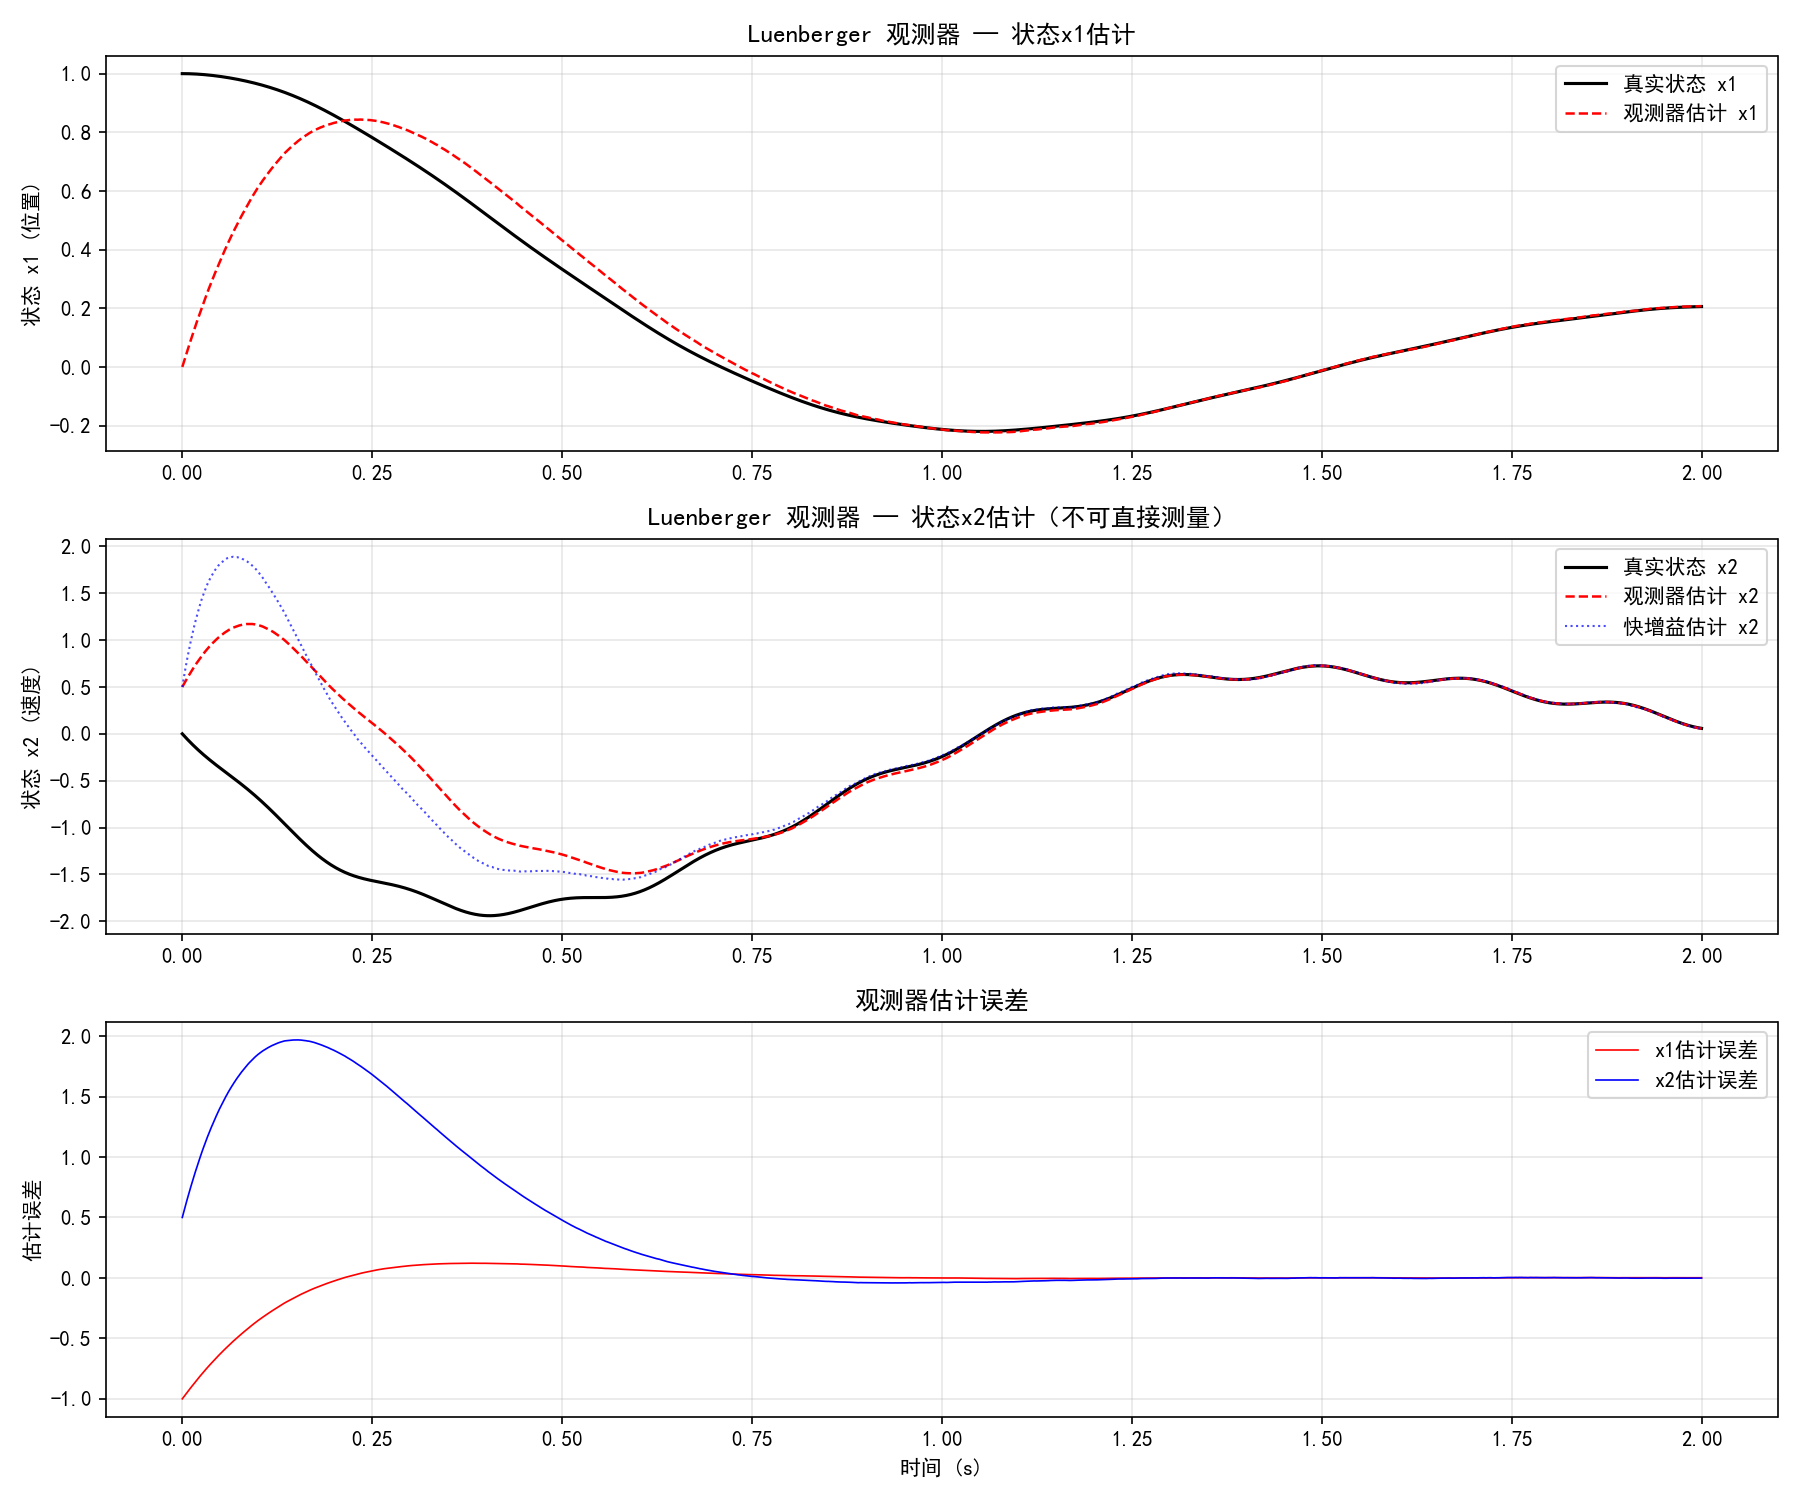

Write the Python code that produced this figure.
# -*- coding: utf-8 -*-
"""
Luenberger观测器设计仿真
=======================
使用Luenberger观测器估计线性系统的内部状态
应用场景: 电机系统中估计不可直接测量的状态(如电流导数)
"""
import numpy as np
import matplotlib
matplotlib.use('Agg')
import matplotlib.pyplot as plt
import os

plt.rcParams['font.sans-serif'] = ['SimHei', 'Microsoft YaHei', 'DejaVu Sans']
plt.rcParams['axes.unicode_minus'] = False


def design_observer(A, B, C, poles_desired):
    """
    设计Luenberger观测器增益L

    Parameters
    ----------
    A, B, C : np.ndarray
        系统状态空间矩阵
    poles_desired : np.ndarray
        期望观测器极点

    Returns
    -------
    L : np.ndarray
        观测器增益向量
    A_obs : np.ndarray
        观测器闭环矩阵 (A - L*C)
    """
    # Ackermann公式: 通过匹配特征多项式求解L
    # 对于2阶系统: 设 L = [l1, l2]^T
    # (A - L*C)的特征多项式 = s^2 + (a11+a22+l1*C11) s + ...
    # 简化求解: 直接用期望极点构造特征多项式系数
    n = A.shape[0]
    # 期望特征多项式系数
    poly_coeffs = np.poly(poles_desired)  # [1, -(p1+p2), p1*p2] for 2nd order

    # 使用place (pole placement) 求解 L
    # 对于可观系统，L = acker(A^T, C^T, poles)^T
    from numpy.linalg import matrix_power
    # Ackermann公式 for observer: L = (W_o)^{-1} * (desired_poly - actual_poly)
    # 简化: 直接构造可观性矩阵求解
    W = C.copy()
    CA = C @ A
    W = np.vstack([W, CA])

    # 构造目标: (A-LC)的特征多项式 = desired_poly
    # 展开后得到线性方程组
    # 对于2阶: l1, l2 使得特征多项式匹配
    # (A-LC) = [[a11-l1*C1, a12-l1*C2], [a21-l2*C1, a22-l2*C2]]
    # trace(A-LC) = (a11+a22) - (l1*C1 + l2*C2) = -(p1+p2)
    # det(A-LC) = ... = p1*p2

    # 直接用SVD求解 Lyapunov-like方程
    # 简单2阶情况: 直接计算
    if n == 2:
        a11, a12 = A[0, 0], A[0, 1]
        a21, a22 = A[1, 0], A[1, 1]
        c1, c2 = C[0, 0], C[0, 1]

        # 期望: s^2 - trace_desired * s + det_desired
        trace_desired = poles_desired[0] + poles_desired[1]
        det_desired = poles_desired[0] * poles_desired[1]

        # (A-LC) 的迹 = (a11-l1*c1) + (a22-l2*c2)
        # (A-LC) 的行列式 = (a11-l1*c1)(a22-l2*c2) - (a12-l1*c2)(a21-l2*c1)

        # 从迹约束: l1*c1 + l2*c2 = (a11+a22) - trace_desired
        # 从行列式约束: 展开后第二个方程
        sum_lc = (a11 + a22) - trace_desired

        # 构造方程组 [c1, c2; ...] * [l1; l2] = [sum_lc; ...]
        # 行列式展开:
        # (a11*a22 - a12*a21) - l1*c1*a22 - l2*c2*a11 + l1*l2*c1*c2
        #   - (-l1*c2*a21 - l2*c1*a12 + l1*l2*c2*c1)
        # = det(A) - a22*l1*c1 - a11*l2*c2 + a21*l1*c2 + a12*l2*c1
        # = det(A) - l1*(a22*c1 - a21*c2) - l2*(a11*c2 - a12*c1)
        # = det_desired

        # 两个方程:
        # c1*l1 + c2*l2 = sum_lc
        # (a22*c1 - a21*c2)*l1 + (a11*c2 - a12*c1)*l2 = det(A) - det_desired
        det_A = a11 * a22 - a12 * a21
        coeff_mat = np.array([
            [c1, c2],
            [a22 * c1 - a21 * c2, a11 * c2 - a12 * c1]
        ])
        rhs = np.array([sum_lc, det_A - det_desired])

        L = np.linalg.solve(coeff_mat, rhs).reshape(n, 1)
    else:
        # 通用: 使用对偶系统的极点配置
        # L = place(A^T, C^T, poles)^T
        from scipy.signal import place_poles
        result = place_poles(A.T, C.T, poles_desired)
        L = result.gain_matrix.T

    A_obs = A - L @ C
    return L, A_obs


def run_simulation(dt=0.001, T=2.0, save_path=None):
    """
    运行Luenberger观测器仿真

    Parameters
    ----------
    dt : float
        仿真步长 (s)
    T : float
        仿真总时长 (s)
    save_path : str or None
        图表保存路径
    """
    t = np.arange(0, T, dt)
    N = len(t)

    # 二阶系统: 电机模型
    # x_dot = A*x + B*u, y = C*x
    A = np.array([[0, 1], [-10, -2]])
    B = np.array([[0], [1]])
    C = np.array([[1, 0]])  # 只能观测位置(角度)

    # ========== 设计Luenberger观测器 ==========
    poles_desired = np.array([-5, -5])
    L, A_obs = design_observer(A, B, C, poles_desired)
    l1, l2 = L[0, 0], L[1, 0]

    print("=== Luenberger 观测器参数 ===")
    print(f"  系统矩阵 A:\n{A}")
    print(f"  观测器增益 L = [{l1:.1f}, {l2:.1f}]^T")
    print(f"  期望极点: {poles_desired}")

    eig_obs = np.linalg.eigvals(A_obs)
    print(f"  实际观测器极点: {eig_obs}")

    # ========== 仿真 ==========
    u = 2.0 * np.sin(2 * np.pi * 5 * t) + 1.0

    # 真实系统
    x_true = np.zeros((N, 2))
    x_true[0] = [1.0, 0.0]
    meas_noise = np.random.randn(N) * 0.02

    # 观测器
    x_hat = np.zeros((N, 2))
    x_hat[0] = [0.0, 0.5]  # 初始估计有偏差

    for i in range(N - 1):
        x_true[i + 1] = x_true[i] + (A @ x_true[i:i + 1].T + B * u[i]).flatten() * dt
        y_meas = C @ x_true[i:i + 1].T + meas_noise[i]
        y_hat = C @ x_hat[i:i + 1].T
        x_hat[i + 1] = x_hat[i] + (A @ x_hat[i:i + 1].T + B * u[i] + L * (y_meas - y_hat)).flatten() * dt

    # ========== 不同观测器增益对比 ==========
    L_fast = np.array([[20], [50]])
    L_slow = np.array([[3], [5]])
    x_hat_fast = np.zeros((N, 2))
    x_hat_slow = np.zeros((N, 2))
    x_hat_fast[0] = [0.0, 0.5]
    x_hat_slow[0] = [0.0, 0.5]

    for i in range(N - 1):
        y_meas = C @ x_true[i:i + 1].T + meas_noise[i]
        y_hat_f = C @ x_hat_fast[i:i + 1].T
        x_hat_fast[i + 1] = x_hat_fast[i] + (A @ x_hat_fast[i:i + 1].T + B * u[i] + L_fast * (y_meas - y_hat_f)).flatten() * dt
        y_hat_s = C @ x_hat_slow[i:i + 1].T
        x_hat_slow[i + 1] = x_hat_slow[i] + (A @ x_hat_slow[i:i + 1].T + B * u[i] + L_slow * (y_meas - y_hat_s)).flatten() * dt

    # ========== 性能指标 ==========
    rmse_x1 = np.sqrt(np.mean((x_hat[:, 0] - x_true[:, 0]) ** 2))
    rmse_x2 = np.sqrt(np.mean((x_hat[:, 1] - x_true[:, 1]) ** 2))
    rmse_fast_x2 = np.sqrt(np.mean((x_hat_fast[:, 1] - x_true[:, 1]) ** 2))
    rmse_slow_x2 = np.sqrt(np.mean((x_hat_slow[:, 1] - x_true[:, 1]) ** 2))

    print(f"\n=== 观测性能 ===")
    print(f"  x1 RMSE: {rmse_x1:.4f}")
    print(f"  x2 RMSE: {rmse_x2:.4f}")
    print(f"  快观测器 x2 RMSE: {rmse_fast_x2:.4f}")
    print(f"  慢观测器 x2 RMSE: {rmse_slow_x2:.4f}")

    # ========== 绘图 ==========
    fig, axes = plt.subplots(3, 1, figsize=(12, 10))

    axes[0].plot(t, x_true[:, 0], 'k-', linewidth=1.5, label='真实状态 x1')
    axes[0].plot(t, x_hat[:, 0], 'r--', linewidth=1.2, label='观测器估计 x1')
    axes[0].set_ylabel('状态 x1 (位置)')
    axes[0].set_title('Luenberger 观测器 — 状态x1估计')
    axes[0].legend()
    axes[0].grid(True, alpha=0.3)

    axes[1].plot(t, x_true[:, 1], 'k-', linewidth=1.5, label='真实状态 x2')
    axes[1].plot(t, x_hat[:, 1], 'r--', linewidth=1.2, label='观测器估计 x2')
    axes[1].plot(t, x_hat_fast[:, 1], 'b:', linewidth=1.0, alpha=0.7, label='快增益估计 x2')
    axes[1].set_ylabel('状态 x2 (速度)')
    axes[1].set_title('Luenberger 观测器 — 状态x2估计（不可直接测量）')
    axes[1].legend()
    axes[1].grid(True, alpha=0.3)

    axes[2].plot(t, x_hat[:, 0] - x_true[:, 0], 'r-', linewidth=0.8, label='x1估计误差')
    axes[2].plot(t, x_hat[:, 1] - x_true[:, 1], 'b-', linewidth=0.8, label='x2估计误差')
    axes[2].set_xlabel('时间 (s)')
    axes[2].set_ylabel('估计误差')
    axes[2].set_title('观测器估计误差')
    axes[2].legend()
    axes[2].grid(True, alpha=0.3)

    plt.tight_layout()
    if save_path is None:
        save_path = os.path.join(os.path.dirname(os.path.abspath(__file__)),
                                 'luenberger_observer_design.png')
    plt.savefig(save_path, dpi=150)
    plt.close()
    print(f"\n已保存: {save_path}")


if __name__ == '__main__':
    run_simulation()
